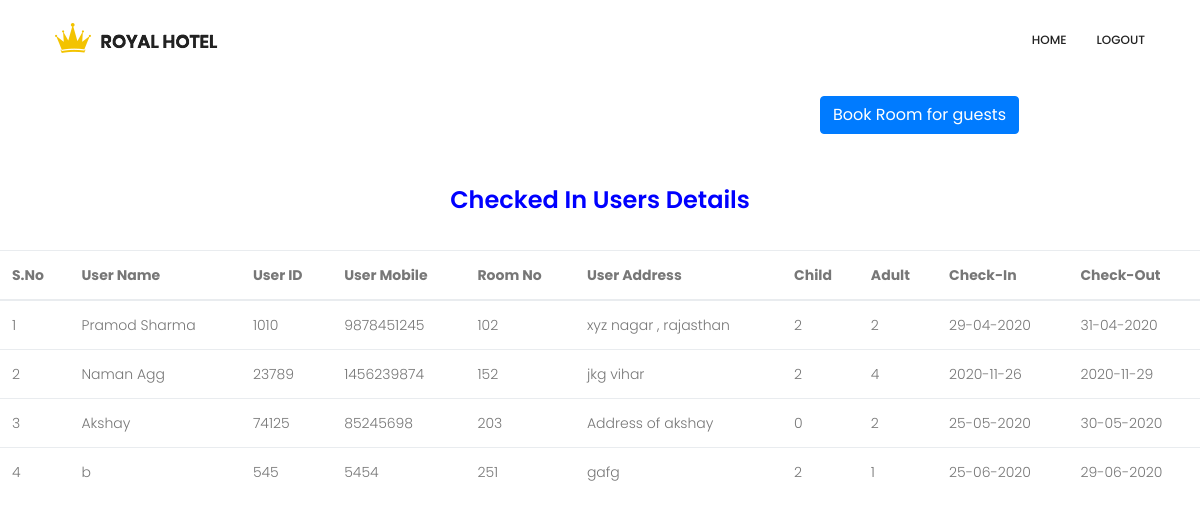
/admin/admin_dashboard.php, run on the app's committed database.
### tables this page shows
CREATE TABLE `single_non_ac` (
  `s_no` int(11) NOT NULL,
  `room_no` int(11) NOT NULL,
  `holder_name` varchar(100) NOT NULL,
  `holder_id` int(11) NOT NULL,
  `holder_mobile` varchar(100) NOT NULL,
  `holder_address` varchar(250) NOT NULL,
  `child` int(11) NOT NULL,
  `adult` int(11) NOT NULL,
  `in_date` varchar(100) NOT NULL,
  `out_date` varchar(100) NOT NULL,
  `status` int(11) NOT NULL
);

CREATE TABLE `single_ac` (
  `s_no` int(11) NOT NULL,
  `room_no` int(11) NOT NULL,
  `holder_name` varchar(100) DEFAULT NULL,
  `holder_id` int(11) DEFAULT NULL,
  `holder_mobile` varchar(100) DEFAULT NULL,
  `holder_address` varchar(250) DEFAULT NULL,
  `child` int(11) DEFAULT NULL,
  `adult` int(11) DEFAULT NULL,
  `in_date` varchar(100) DEFAULT NULL,
  `out_date` varchar(100) DEFAULT NULL,
  `status` int(11) DEFAULT NULL
);

CREATE TABLE `double_non_ac` (
  `s_no` int(11) NOT NULL,
  `room_no` int(11) NOT NULL,
  `holder_name` varchar(100) DEFAULT NULL,
  `holder_id` int(11) DEFAULT NULL,
  `holder_mobile` varchar(100) DEFAULT NULL,
  `holder_address` varchar(250) DEFAULT NULL,
  `child` int(11) DEFAULT NULL,
  `adult` int(11) DEFAULT NULL,
  `in_date` varchar(100) DEFAULT NULL,
  `out_date` varchar(100) DEFAULT NULL,
  `status` int(11) NOT NULL
);

CREATE TABLE `double_ac` (
  `s_no` int(11) NOT NULL,
  `room_no` int(11) NOT NULL,
  `holder_name` varchar(100) DEFAULT NULL,
  `holder_id` int(11) DEFAULT NULL,
  `holder_mobile` varchar(100) DEFAULT NULL,
  `holder_address` varchar(250) DEFAULT NULL,
  `child` int(11) DEFAULT NULL,
  `adult` int(11) DEFAULT NULL,
  `in_date` varchar(100) DEFAULT NULL,
  `out_date` varchar(100) DEFAULT NULL,
  `status` int(11) NOT NULL
);

### admin/admin_dashboard.php (the view, shortened to what this page needs)
<!doctype html>
<html lang="en">
<head>
    <link rel="stylesheet" href="../css/bootstrap.css">
    <link rel="stylesheet" href="../vendors/linericon/style.css">
    <link rel="stylesheet" href="../css/font-awesome.min.css">
    <link rel="stylesheet" href="../vendors/owl-carousel/owl.carousel.min.css">
    <link rel="stylesheet" href="../vendors/bootstrap-datepicker/bootstrap-datetimepicker.min.css">
    <link rel="stylesheet" href="../vendors/nice-select/css/nice-select.css">
    <link rel="stylesheet" href="../vendors/owl-carousel/owl.carousel.min.css">
    <link rel="stylesheet" href="../css/style.css">
    <link rel="stylesheet" href="../css/responsive.css">
</head>
<body>
    <header class="header_area">
        <div class="container">
            <nav class="navbar navbar-expand-lg navbar-light">
                <a class="navbar-brand logo_h" href="../index.html"><img src="../image/Logo.png" alt=""></a>
                <div class="collapse navbar-collapse offset" id="navbarSupportedContent">
                    <ul class="nav navbar-nav menu_nav ml-auto">
                        <li class="nav-item"><a class="nav-link" href="../index.php">Home</a></li>
                        <li class="nav-item"><a class="nav-link" href="logout.php">LogOut</a></li>
                    </ul>
                </div>
            </nav>
        </div>
    </header>
    <br><br><br><br>
    <div class="row">
        <div class="col-md-8"></div>
        <div class="col-md-2">
            <form action="" method="post">
                <a class="btn btn-primary" href="rooms.php">Book Room for guests</a>
            </form>
        </div>
        <div class="col-md-2"></div>
    </div>
    <br><br>
    <div class="row">
        <div class="col-md-12">
            <center>
                <h3 style="color:blue;">Checked In Users Details</h3>
            </center>
        </div>
    </div><br>
    <div class="row">
        <div class="col-md-12">
            <table class="table">
                <thead>
                    <tr>
                        <th>S.No</th>
                        <th>User Name</th>
                        <th>User ID</th>
                        <th>User Mobile</th>
                        <th>Room No</th>
                        <th>User Address</th>
                        <th>Child</th>
                        <th>Adult</th>
                        <th>Check-In</th>
                        <th>Check-Out</th>
                    </tr>
                </thead>
                <?php
                $user_count = 0;
                $connection = mysqli_connect("localhost", "root", "");
                $query = "select * from single_non_ac where status = 1;";
                $query_run = mysqli_query($connection, $query);
                while ($row = mysqli_fetch_assoc($query_run)) {
                    $user_count = $user_count + 1;
                ?>
                    <tr>
                        <td><?php echo $user_count; ?></td>
                        <td><?php echo $row['holder_name']; ?></td>
                        <td><?php echo $row['holder_id']; ?></td>
                        <td><?php echo $row['holder_mobile']; ?></td>
                        <td><?php echo $row['room_no']; ?></td>
                        <td><?php echo $row['holder_address']; ?></td>
                        <td><?php echo $row['child']; ?></td>
                        <td><?php echo $row['adult']; ?></td>
                        <td><?php echo $row['in_date']; ?></td>
                        <td><?php echo $row['out_date']; ?></td>
                    </tr>
                <?php
                }
                $connection = mysqli_connect("localhost", "root", "");
                $query = "select * from single_ac where status = 1;";
                $query_run = mysqli_query($connection, $query);
                while ($row = mysqli_fetch_assoc($query_run)) {
                    $user_count = $user_count + 1;
                ?>
                    <tr>
                        <td><?php echo $user_count; ?></td>
                        <td><?php echo $row['holder_name']; ?></td>
                        <td><?php echo $row['holder_id']; ?></td>
                        <td><?php echo $row['holder_mobile']; ?></td>
                        <td><?php echo $row['room_no']; ?></td>
                        <td><?php echo $row['holder_address']; ?></td>
                        <td><?php echo $row['child']; ?></td>
                        <td><?php echo $row['adult']; ?></td>
                        <td><?php echo $row['in_date']; ?></td>
                        <td><?php echo $row['out_date']; ?></td>
                    </tr>
                <?php
                }
                $connection = mysqli_connect("localhost", "root", "");
                $query = "select * from double_non_ac where status = 1;";
                $query_run = mysqli_query($connection, $query);
                while ($row = mysqli_fetch_assoc($query_run)) {
                    $user_count = $user_count + 1;
                ?>
                    <tr>
                        <td><?php echo $user_count; ?></td>
                        <td><?php echo $row['holder_name']; ?></td>
                        <td><?php echo $row['holder_id']; ?></td>
                        <td><?php echo $row['holder_mobile']; ?></td>
                        <td><?php echo $row['room_no']; ?></td>
                        <td><?php echo $row['holder_address']; ?></td>
                        <td><?php echo $row['child']; ?></td>
                        <td><?php echo $row['adult']; ?></td>
                        <td><?php echo $row['in_date']; ?></td>
                        <td><?php echo $row['out_date']; ?></td>
                    </tr>
                <?php
                }
                $connection = mysqli_connect("localhost", "root", "");
                $query = "select * from double_ac where status = 1;";
                $query_run = mysqli_query($connection, $query);
                while ($row = mysqli_fetch_assoc($query_run)) {
                    $user_count = $user_count + 1;
                ?>
                    <tr>
                        <td><?php echo $user_count; ?></td>
                        <td><?php echo $row['holder_name']; ?></td>
                        <td><?php echo $row['holder_id']; ?></td>
                        <td><?php echo $row['holder_mobile']; ?></td>
                        <td><?php echo $row['room_no']; ?></td>
                        <td><?php echo $row['holder_address']; ?></td>
                        <td><?php echo $row['child']; ?></td>
                        <td><?php echo $row['adult']; ?></td>
                        <td><?php echo $row['in_date']; ?></td>
                        <td><?php echo $row['out_date']; ?></td>
                    </tr>
                <?php
                }
                ?>
            </table>
        </div>
    </div>
    <br><br><br><br><br><br>
</body>
</html>

### css/style.css (style rules this page uses)
a { text-decoration: none; -webkit-transition: all 0.3s ease-in-out; -o-transition: all 0.3s ease-in-out; transition: all 0.3s ease-in-out; }
body { line-height: 24px; font-size: 14px; font-family: "Poppins", sans-serif; font-weight: 300; color: #777777; }
h1, h2, h3, h4, h5, h6 { font-family: "Poppins", sans-serif; font-weight: 600; }
@media (min-width: 1200px) { .container { max-width: 1170px; } }
.header_area { position: absolute; top: 0; left: 0; width: 100%; z-index: 20; }
.navbar { padding: 0px; border: 0px; border-radius: 0px; }
.navbar { background: #fff; padding: 0px 25px; }
.navbar .logo_h { padding-top: 0px; }
.navbar .menu_nav .nav-item .nav-link { font: 500 12px/80px "Poppins", sans-serif; color: #222222; text-transform: uppercase; padding: 0px; }
.navbar .menu_nav .nav-item .nav-link:after { display: none; }
.navbar .menu_nav .nav-item + li { margin-left: 30px; }
h3 { font-size: 24px; }
h1, h2, h3, h4, h5, h6 { line-height: 1.5em; }

### admin/admin_dashboard.php (style rules this page uses)
.btn { margin-right: 15px; }

### data on the page
single_non_ac: holder_name "Pramod Sharma", holder "1010", holder_mobile "9878451245", room_no "102", holder_address "xyz nagar , rajasthan", child "2", adult "2", in_date "29-04-2020", out_date "31-04-2020"
single_ac: holder_name "Naman Agg", holder "23789", holder_mobile "1456239874", room_no "152", holder_address "jkg vihar", child "2", adult "4", in_date "2020-11-26", out_date "2020-11-29"
double_non_ac: holder_name "Akshay", holder "74125", holder_mobile "85245698", room_no "203", holder_address "Address of akshay", child "0", adult "2", in_date "25-05-2020", out_date "30-05-2020"
double_ac: holder_name "b", holder "545", holder_mobile "5454", room_no "251", holder_address "gafg", child "2", adult "1", in_date "25-06-2020", out_date "29-06-2020"
